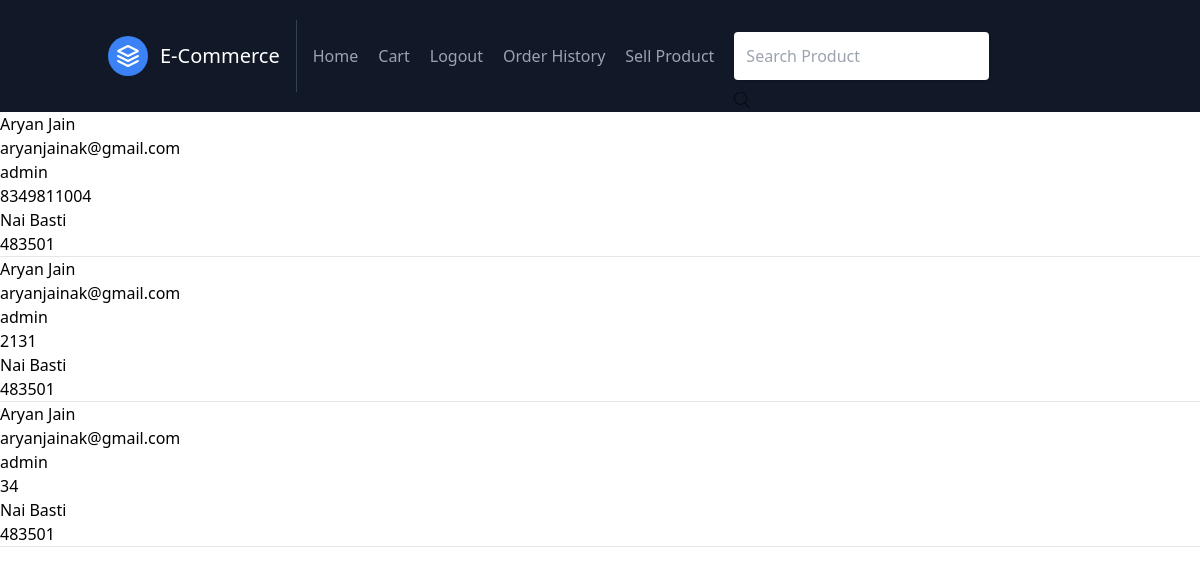
The page /auth/order_history/ (signed in) on the database its author committed.
### index/models.py (models this page shows, shortened)
class Order(models.Model):
    name=models.CharField(max_length=50)
    email=models.EmailField()
    author=models.ForeignKey(User,on_delete=models.CASCADE)
    phone_no=models.IntegerField(default=0)
    address=models.CharField(max_length=100)
    zipcode=models.IntegerField(default=0)

### users/views.py (the view)
# urls.py: path('order_history/',views.order_history,name='order_history'),
@login_required
def order_history(request):
    history=User.objects.all()
    return render(request,'users/order_history.html',{'history':history})

### users/templates/users/order_history.html (shortened to what this page needs)
{% extends "index/base.html" %}
{% block content %}
{% for op in user.order_set.all %}
{{op.name}}<br>
{{op.email}}<br>
{{op.author}}<br>
{{op.phone_no}}<br>
{{op.address}}<br>
{{op.zipcode}}<br>
<hr>
{% endfor %}
{% endblock content %}

### rows shown on the page
Order: name "Aryan Jain", email "aryanjainak@gmail.com", author "admin", phone_no "8349811004", address "Nai Basti", zipcode "483501"
Order: name "Aryan Jain", email "aryanjainak@gmail.com", author "admin", phone_no "2131", address "Nai Basti", zipcode "483501"
Order: name "Aryan Jain", email "aryanjainak@gmail.com", author "admin", phone_no "34", address "Nai Basti", zipcode "483501"
